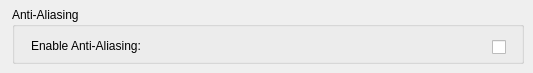
        <widget class="QWidget" name="LineTab">
         <attribute name="title">
          <string>Line</string>
         </attribute>
         <widget class="QGroupBox" name="AntiAliasingGB">
          <property name="geometry">
           <rect>
            <x>12</x>
            <y>7</y>
            <width>512</width>
            <height>57</height>
           </rect>
          </property>
          <property name="toolTip">
           <string/>
          </property>
          <property name="title">
           <string>Anti-Aliasing</string>
          </property>
          <property name="checkable">
           <bool>false</bool>
          </property>
          <property name="checked">
           <bool>false</bool>
          </property>
          <widget class="QLabel" name="UseAALabel">
           <property name="geometry">
            <rect>
             <x>19</x>
             <y>28</y>
             <width>131</width>
             <height>21</height>
            </rect>
           </property>
           <property name="text">
            <string>Enable Anti-Aliasing:</string>
           </property>
          </widget>
          <widget class="QCheckBox" name="UseAACB">
           <property name="geometry">
            <rect>
             <x>480</x>
             <y>30</y>
             <width>17</width>
             <height>20</height>
            </rect>
           </property>
           <property name="toolTip">
            <string>Enables anti-aliasing</string>
           </property>
           <property name="text">
            <string/>
           </property>
          </widget>
         </widget>
        </widget>
